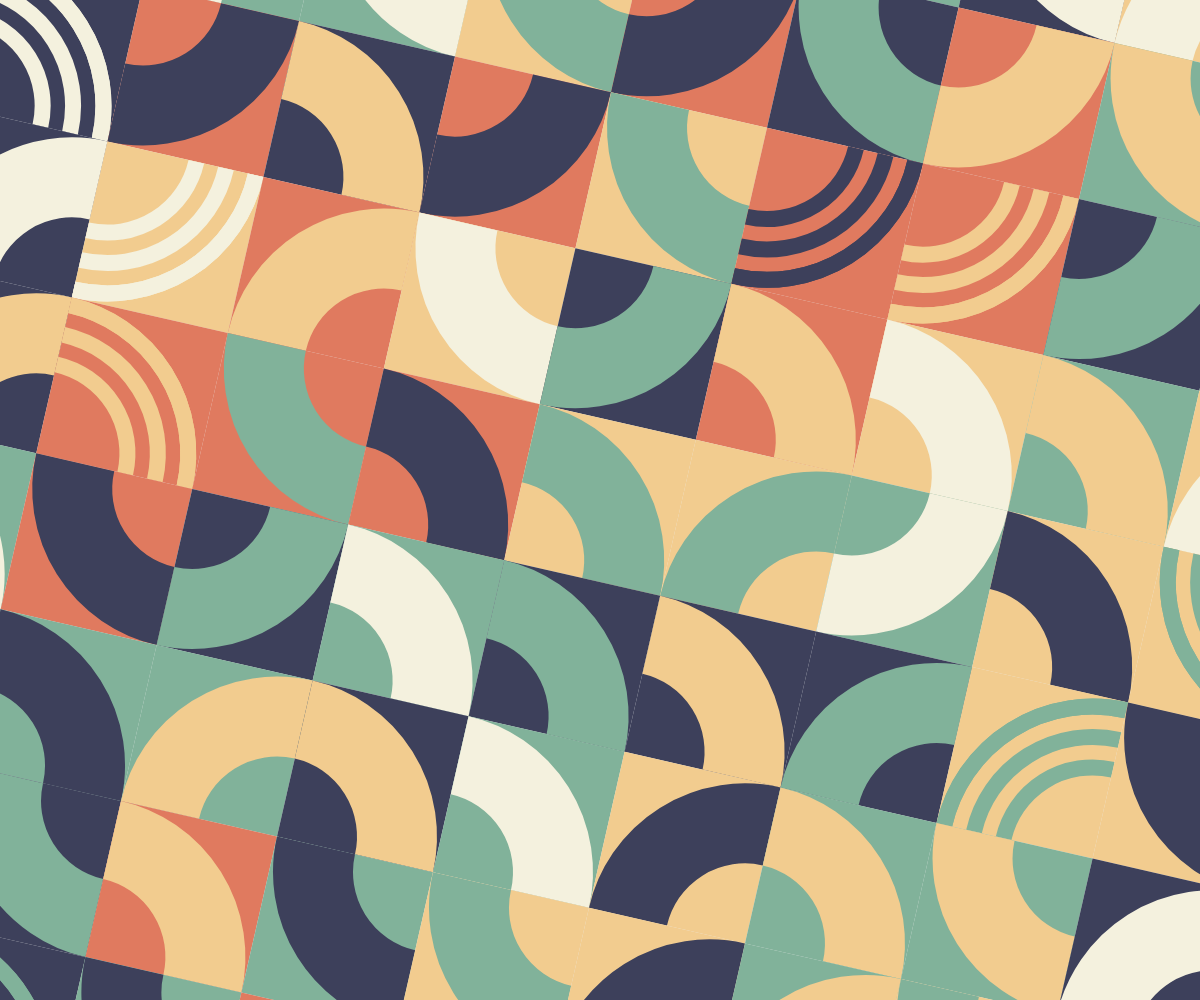
Frame 1 (no input)
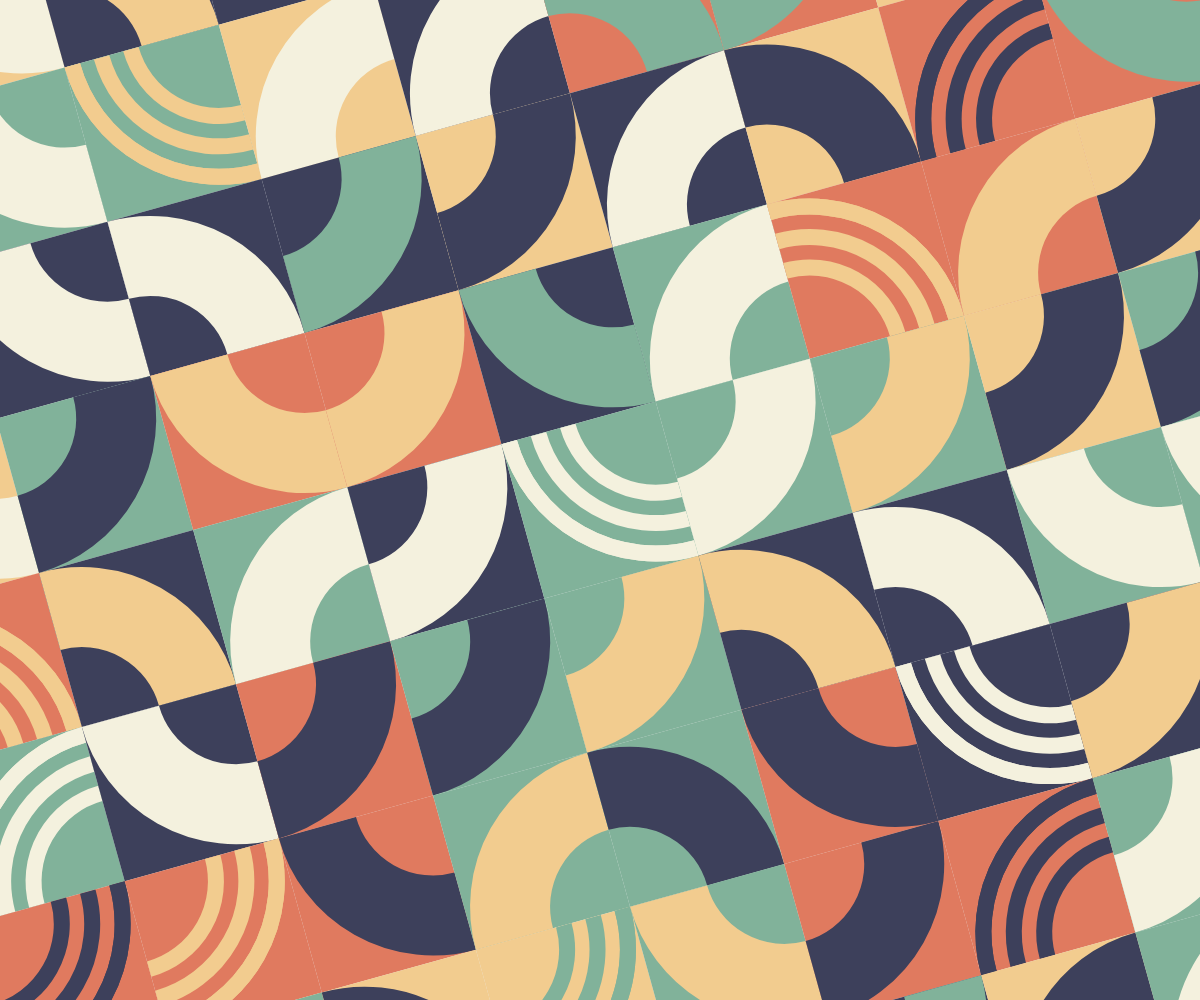
Frame 2 (the mouse pressed at the canvas centre, redrawn once)

The p5.js sketch that drew these frames (run headless with seeded random() and noise() and a simulated clock; the mouse was pressed at the canvas centre and the sketch redrawn once):

// p5.js sketch
// ── sketch.js
"use strict"

const COLORS = ["#F4F1DE", "#E07A5F", "#3D405B", "#81B29A", "#F2CC8F"];
const WHITE  = "#EEEEEE";
const BLACK  = "#003554";

function setup(){
	createCanvas(windowWidth, windowHeight);
	angleMode(DEGREES); rectMode(CENTER);
	textAlign(CENTER, BOTTOM); textSize(10);
	noLoop();
}

function draw(){
	background(WHITE);
	noFill();
	noStroke();
	strokeCap(SQUARE);

	stroke(WHITE); strokeWeight(1);

	const len = 160;
	const rows = floor(height/len) + 2;
	const cols = floor(width/len) + 2;

	push();
	translate(width/2, height/2);
	rotate(random(-30, 30));
	for(let r=-rows; r<rows; r++){
		for(let c=-cols; c<cols; c++){
			const x = c * len;
			const y = r * len;
			const rot = floor(random(4)) * 90;
			drawUnit(x, y, len, rot);
		}
	}
	pop();
}

function drawUnit(x, y, len, rot=0){

	const colors = getColorList(COLORS);
	const cMain  = colors[0];
	const cSub   = colors[1];

	push();
	translate(x, y);
	rotate(rot);
	fill(cMain); noStroke();
	square(0, 0, len);
	if(random() < 0.8){
		const w      = len / 2;
		const dia    = len * 2 - w;
		noFill(); stroke(cSub); strokeWeight(w);
		arc(-len/2, len/2, dia, dia, 270, 360);
	}else{
		const w      = len / 10;
		const dia    = len * 2 - w;
		noFill(); stroke(cSub); strokeWeight(w);
		arc(-len/2, len/2, dia, dia, 270, 360);
		for(let i=0; i<3; i++){
			const d = dia - dia * (0.2 * i);
			arc(-len/2, len/2, d, d, 270, 360);
		}
	}
	pop();
}

function getColor(colors){
	return colors[floor(random()*colors.length)];
}

function getColorList(colors){
	const list = Array.from(colors);
	for(let i=list.length-1; 0<=i; i--){
		const rdm = floor(random(i));
		const tmp = list[rdm];
		list[rdm] = list[i];
		list[i] = tmp;
	}
	return list;
}
